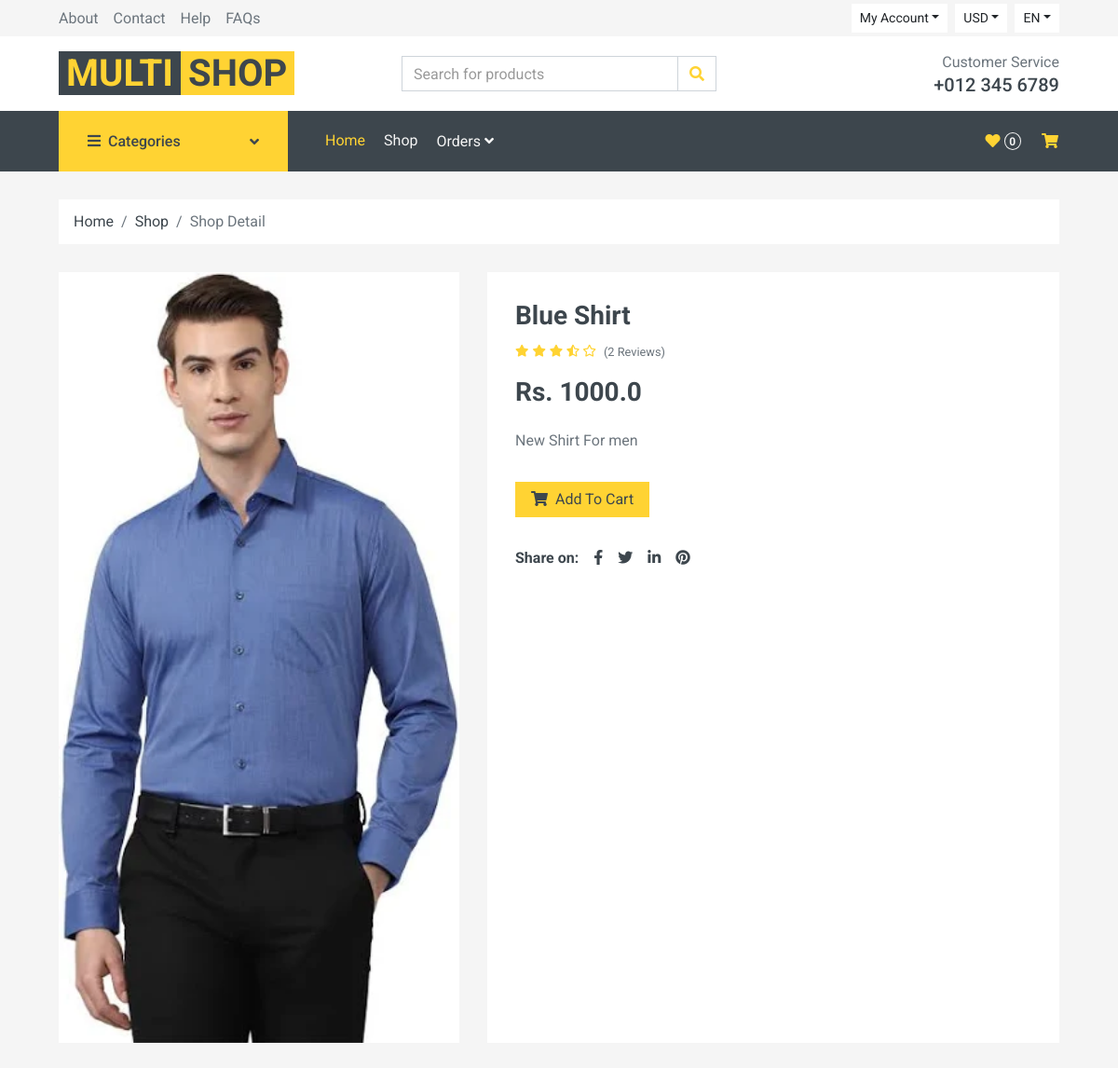
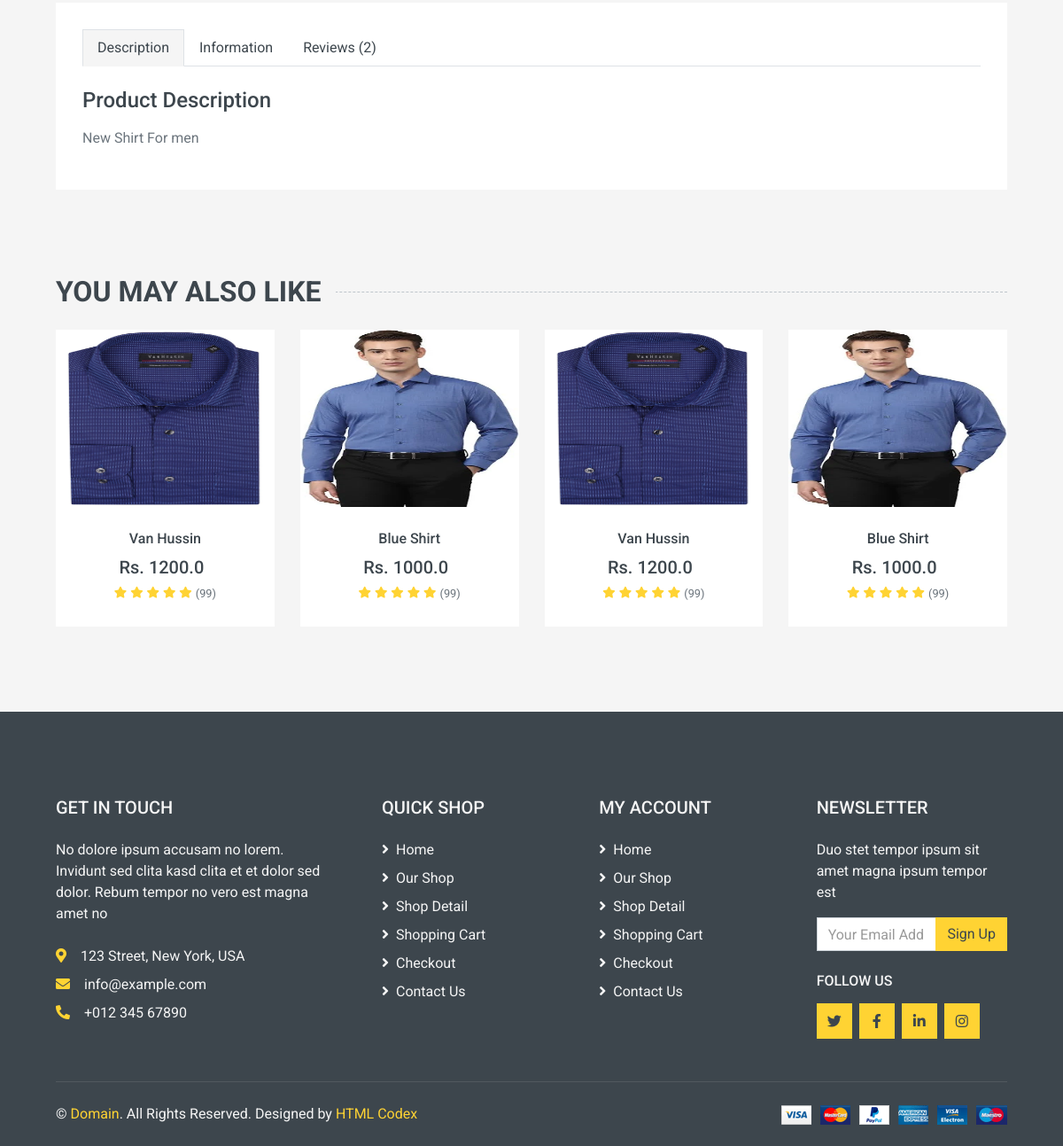
Page /Product/ProductsingleView/2 on the committed database (2 pictures, top to bottom).
### Product/models.py (models this page shows, shortened)
class ProductDetails(models.Model):
    options = (("Shirts","Shirts"),("Jeans","Jeans"),("Sportswear","Sportswear"),("Jumpsuits","Jumpsuits"),("Blazers","Blazers"),("Jackets","Jackets"),("Shoes","Shoes"),("Kurthas","Kurthas"))
    option1 = (("Mens","Mens"),("Womans","Womans"),("Kids","Kids"))
    product_name = models.CharField(max_length = 255)
    Product_category = models.CharField(max_length = 255, choices = options)
    Product_subcategory = models.CharField(max_length = 255,choices = option1,null=True)
    product_description = models.CharField(max_length = 255)
    product_price = models.FloatField()
    product_stock = models.IntegerField()
    Product_Image =models.FileField(upload_to="Produc_image",null=True)
    product_availability = models.BooleanField(default = True)
    user = models.ForeignKey(User, on_delete = models.CASCADE, null = True, blank  = True)

### Product/views.py (the view)
# urls.py: path("ProductsingleView/<int:pk>",views.ProductsingleView,name="ProductsingleView"),
def ProductsingleView(request,pk):
    product = ProductDetails.objects.get(id = pk)
    review = Review.objects.filter(product = product)
    cat = product.Product_category
    subcat = product.Product_subcategory
    suggested = ProductDetails.objects.filter(Product_subcategory = subcat, Product_category = cat)
    context = {
        "product":product,
        "suggested":suggested,
        "review":review,
        "lenreview":len(review)
    }
    return render(request,"productsingleview.html",context)

### templates/productsingleview.html (shortened to what this page needs)
{% extends "index.html" %}
{%load static%}
{% block content %}
    <div class="container-fluid">
        <div class="row px-xl-5">
            <div class="col-12">
                <nav class="breadcrumb bg-light mb-30">
                    <a class="breadcrumb-item text-dark" href="#">Home</a>
                    <a class="breadcrumb-item text-dark" href="#">Shop</a>
                    <span class="breadcrumb-item active">Shop Detail</span>
                </nav>
            </div>
        </div>
    </div>
    <div class="container-fluid pb-5">
        <div class="row px-xl-5">
            <div class="col-lg-5 mb-30">
                <div id="product-carousel" class="carousel slide" data-ride="carousel">
                    <div class="carousel-inner bg-light">
                        <div class="carousel-item active">
                            <img class="w-100 h-100" src="{{product.Product_Image.url}}" alt="Image">
                        </div>
                    </div>
                </div>
            </div>
            <div class="col-lg-7 h-auto mb-30">
                <div class="h-100 bg-light p-30">
                    <h3>{{product.product_name}}</h3>
                    <div class="d-flex mb-3">
                        <div class="text-primary mr-2">
                            <small class="fas fa-star"></small>
                            <small class="fas fa-star"></small>
                            <small class="fas fa-star"></small>
                            <small class="fas fa-star-half-alt"></small>
                            <small class="far fa-star"></small>
                        </div>
                        <small class="pt-1">({{lenreview}} Reviews)</small>
                    </div>
                    <h3 class="font-weight-semi-bold mb-4">Rs. {{product.product_price}}</h3>
                    <p class="mb-4">{{product.product_description}}</p>
                    <div class="d-flex align-items-center mb-4 pt-2">
                        <a href="{%url 'AddToCart' product.id %}" class="btn btn-primary px-3"><i class="fa fa-shopping-cart mr-1"></i> Add To
                            Cart</a>
                    </div>
                    <div class="d-flex pt-2">
                        <strong class="text-dark mr-2">Share on:</strong>
                        <div class="d-inline-flex">
                            <a class="text-dark px-2" href="">
                                <i class="fab fa-facebook-f"></i>
                            </a>
                            <a class="text-dark px-2" href="">
                                <i class="fab fa-twitter"></i>
                            </a>
                            <a class="text-dark px-2" href="">
                                <i class="fab fa-linkedin-in"></i>
                            </a>
                            <a class="text-dark px-2" href="">
                                <i class="fab fa-pinterest"></i>
                            </a>
                        </div>
                    </div>
                </div>
            </div>
        </div>
        <div class="row px-xl-5">
            <div class="col">
                <div class="bg-light p-30">
                    <div class="nav nav-tabs mb-4">
                        <a class="nav-item nav-link text-dark active" data-toggle="tab" href="#tab-pane-1">Description</a>
                        <a class="nav-item nav-link text-dark" data-toggle="tab" href="#tab-pane-2">Information</a>
                        <a class="nav-item nav-link text-dark" data-toggle="tab" href="#tab-pane-3">Reviews ({{lenreview}})</a>
                    </div>
                    <div class="tab-content">
                        <div class="tab-pane fade show active" id="tab-pane-1">
                            <h4 class="mb-3">Product Description</h4>
                            <p>{{product.product_description}}</p>
                        </div>
                    </div>
                </div>
            </div>
        </div>
    </div>
    <div class="container-fluid py-5">
        <h2 class="section-title position-relative text-uppercase mx-xl-5 mb-4"><span class="bg-secondary pr-3">You May Also Like</span></h2>
        <div class="row px-xl-5">
            <div class="col">
                <div class="owl-carousel related-carousel">
                 {% for i in suggested %}
                <div class="product-item bg-light">
                    <div class="product-img position-relative overflow-hidden">
                        <img class="" style="height:200px;width:100%" src="{{i.Product_Image.url}}" alt="">
                        <div class="product-action">
                        </div>
                    </div>
                    <div class="text-center py-4">
                        <a class="h6 text-decoration-none text-truncate" href="">{{i.product_name}}</a>
                        <div class="d-flex align-items-center justify-content-center mt-2">
                            <h5>Rs. {{i.product_price}}</h5><h6 class="text-muted ml-2"></h6>
                        </div>
                        <div class="d-flex align-items-center justify-content-center mb-1">
                            <small class="fa fa-star text-primary mr-1"></small>
                            <small class="fa fa-star text-primary mr-1"></small>
                            <small class="fa fa-star text-primary mr-1"></small>
                            <small class="fa fa-star text-primary mr-1"></small>
                            <small class="fa fa-star text-primary mr-1"></small>
                            <small>(99)</small>
                        </div>
                    </div>
                </div>
            {% endfor %}
                </div>
            </div>
        </div>
    </div>
{% endblock %}

### rows in the picture
ProductDetails: Product_Image (picture), product_name "Blue Shirt", product_price "1000.0", product_description "New Shirt For men"
ProductDetails: Product_Image (picture), product_name "Van Hussin", product_price "1200.0"

### other values in the picture
{{ lenreview }} "2"
